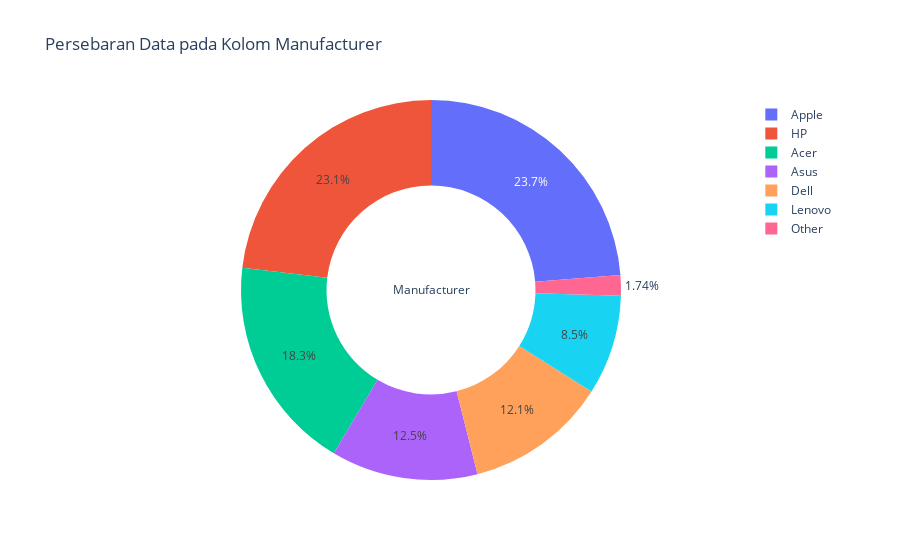

Notebook source saved alongside this figure:
### Code cell
pie_bool(data)

### Figure 1 — Plotly figure (JSON) as saved in the notebook; plotly's stock layout.template omitted (floating-point values rounded to 4 significant figures)
{"data": [{"domain": {"x": [0, 1], "y": [0, 1]}, "hole": 0.55, "hoverinfo": "label+percent+name", "labels": ["Apple", "HP", "Acer", "Asus", "Dell", "Lenovo", "Other"], "name": "Manufacturer", "title": {"text": "Manufacturer"}, "type": "pie", "values": [232, 226, 179, 122, 118, 83, 17]}], "layout": {"title": {"text": "Persebaran Data pada Kolom Manufacturer", "xanchor": "auto"}}}
